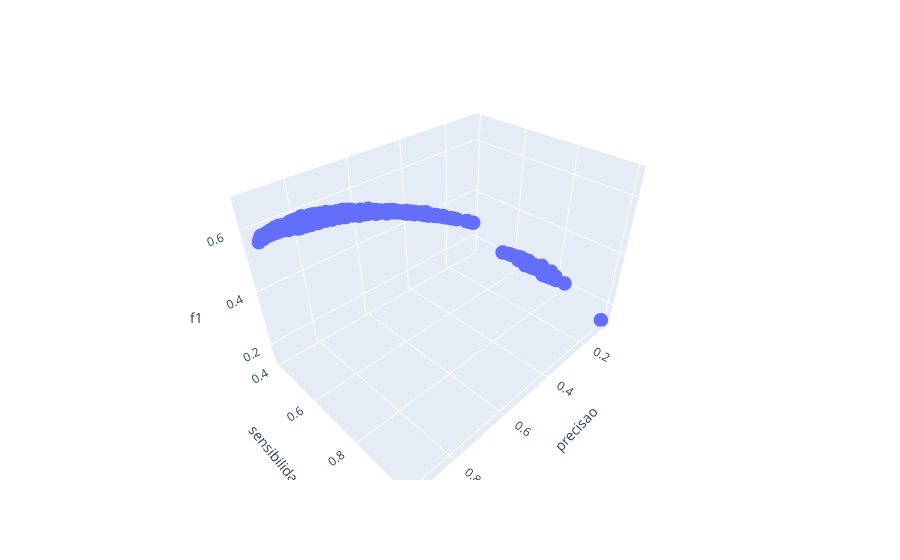

Write notebook code for a chart like this one.
### Code cell
fig = px.scatter_3d(grade_thresholds, x='precisao', y='sensibilidade', z='f1')
fig.update_traces(marker=dict(size=5))
fig.show()

### Figure 1 — Plotly figure (JSON) as saved in the notebook; plotly's stock layout.template omitted (floating-point values rounded to 4 significant figures; data arrays with more than 128 entries replaced by an {"elided": "..."} marker saying what was removed)
{"data": [{"hovertemplate": "precisao=%{x}<br>sensibilidade=%{y}<br>f1=%{z}<extra></extra>", "legendgroup": "", "marker": {"color": "#636efa", "size": 5, "symbol": "circle"}, "mode": "markers", "name": "", "scene": "scene", "showlegend": false, "type": "scatter3d", "x": {"elided": "625 float values"}, "y": {"elided": "625 float values"}, "z": {"elided": "625 float values"}}], "layout": {"legend": {"tracegroupgap": 0}, "margin": {"t": 60}, "scene": {"domain": {"x": [0, 1], "y": [0, 1]}, "xaxis": {"title": {"text": "precisao"}}, "yaxis": {"title": {"text": "sensibilidade"}}, "zaxis": {"title": {"text": "f1"}}}}}
